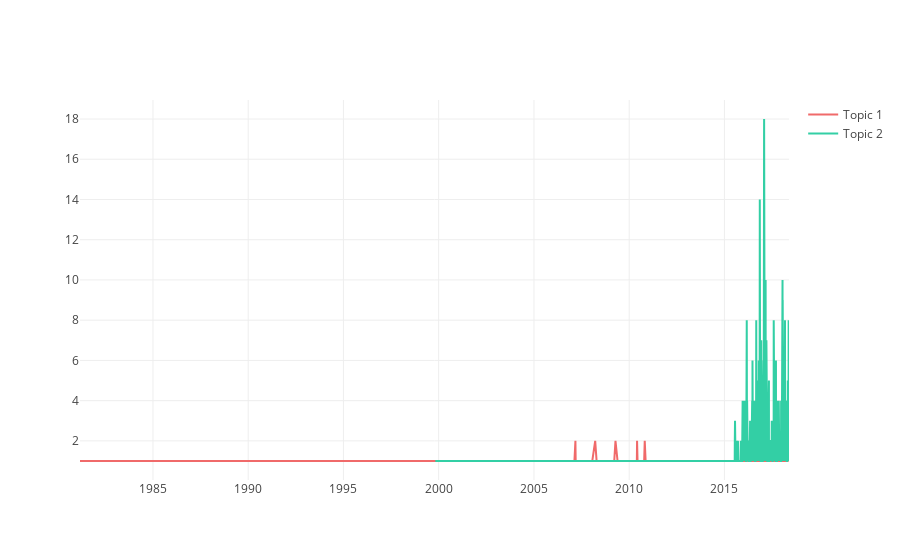

The notebook cell this image was saved under:
### Code cell
import plotly.plotly as py
import plotly.graph_objs as go 

from datetime import datetime
import pandas_datareader as web



t0 = go.Scatter(x=t0_time.date,
                       y=t0_time.Count,
                       name='Topic 1',
                       line=dict(color='#F06A6A'))

trace_low_avg = go.Scatter(x=t0_time.date,
                           y=[t0_time.mean()]*len(df.index),
                           name='Low Average',
                           visible=False,
                           line=dict(color='#F06A6A', dash='dash'))
t1 = go.Scatter(x=t1_time.date,
                        y=t1_time.Count,
                        name='Topic 2',
                        line=dict(color='#33CFA5'))

trace_high_avg = go.Scatter(x=t1_time.date,
                            y=[t1_time.mean()]*len(t1_time.date),
                            name='High Average',
                            visible=False,
                            line=dict(color='#33CFA5', dash='dash'))

data = [t0,trace_low_avg, t1, trace_high_avg ]

# high_annotations=[dict(x='2016-03-01',
#                        y=t1_time.mean(),
#                        xref='x', yref='y',
#                        text='High Average:<br>'+str(t1_time.mean()),
#                        ax=0, ay=-40),
#                   dict(x=t1_time.idxmax(),
#                        y=t1_time.max(),
#                        xref='x', yref='y',
#                        text='High Max:<br>'+str(df.High.max()),
#                        ax=0, ay=-40)]
# low_annotations=[dict(x='2015-05-01',
#                       y=df.Low.mean(),
#                       xref='x', yref='y',
#                       text='Low Average:<br>'+str(df.Low.mean()),
#                       ax=0, ay=40),
#                  dict(x=df.High.idxmin(),
#                       y=df.Low.min(),
#                       xref='x', yref='y',
#                       text='Low Min:<br>'+str(df.Low.min()),
#                       ax=0, ay=40)]
# 
# updatemenus = list([
#     dict(active=-1,
#          buttons=list([   
#             dict(label = 'topic 2',
#                  method = 'update',
#                  args = [{'visible': [True, True, False, False]},
#                          {'title': 'Yahoo High',
#                           'annotations': high_annotations}]),
#             dict(label = 'Low',
#                  method = 'update',
#                  args = [{'visible': [False, False, True, True]},
#                          {'title': 'Yahoo Low',
#                           'annotations': low_annotations}]),
#             dict(label = 'Both',
#                  method = 'update',
#                  args = [{'visible': [True, True, True, True]},
#                          {'title': 'Yahoo',
#                           'annotations': high_annotations+low_annotations}]),
#             dict(label = 'Reset',
#                  method = 'update',
#                  args = [{'visible': [True, False, True, False]},
#                          {'title': 'Yahoo',
#                           'annotations': []}])
#         ]),
#     )
# ])

layout = dict( showlegend=True)

fig = dict(data=data, layout=layout)
iplot(fig, filename='update_dropdown')

### Figure 1 — Plotly figure (JSON) as saved in the notebook; plotly's stock layout.template omitted (floating-point values rounded to 4 significant figures; data arrays with more than 128 entries replaced by an {"elided": "..."} marker saying what was removed)
{"data": [{"line": {"color": "#F06A6A"}, "name": "Topic 1", "type": "scatter", "x": {"elided": "309 str values"}, "y": {"elided": "309 int values"}}, {"line": {"color": "#F06A6A", "dash": "dash"}, "name": "Low Average", "type": "scatter", "visible": false, "x": {"elided": "309 str values"}, "y": {"elided": "18945x1 float values"}}, {"line": {"color": "#33CFA5"}, "name": "Topic 2", "type": "scatter", "x": {"elided": "670 str values"}, "y": {"elided": "670 int values"}}, {"line": {"color": "#33CFA5", "dash": "dash"}, "name": "High Average", "type": "scatter", "visible": false, "x": {"elided": "670 str values"}, "y": {"elided": "670x1 float values"}}], "layout": {"showlegend": true}}
